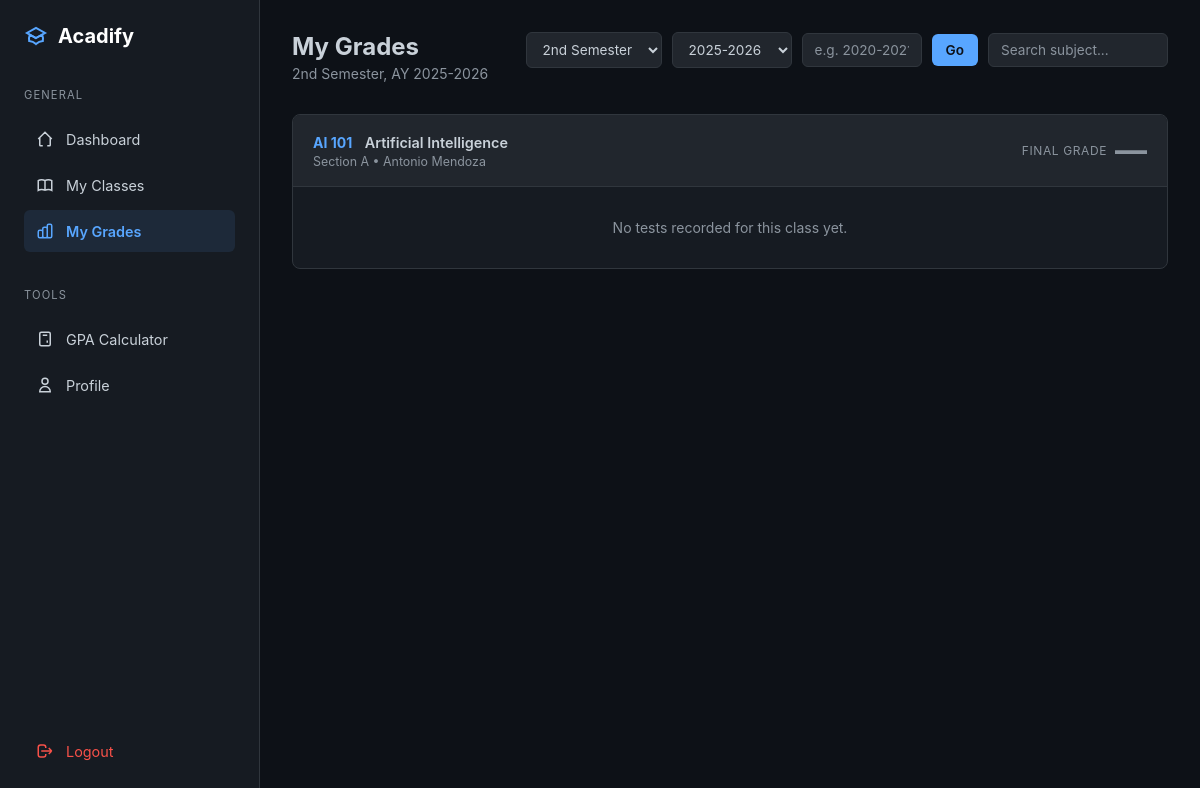
The page /student/grades (signed in) on the database its author committed.
### models.py (models this page shows, shortened)
class Class(db.Model):
    __tablename__ = 'class'
    id = db.Column(db.Integer, primary_key=True)
    subject_id = db.Column(db.Integer, db.ForeignKey('subject.id'), nullable=True)
    subject_name = db.Column(db.String(200), nullable=True)
    subject_code = db.Column(db.String(20), nullable=True)
    units = db.Column(db.Integer, nullable=True)
    teacher_id = db.Column(db.Integer, db.ForeignKey('teacher.id'), nullable=False)
    section = db.Column(db.String(20), nullable=True)
    schedule = db.Column(db.String(100), nullable=True)
    room = db.Column(db.String(50), nullable=True)
    school_year = db.Column(db.String(20), nullable=False)
    semester = db.Column(db.String(20), nullable=False)
    max_students = db.Column(db.Integer, default=40)
    grading_formula = db.Column(db.Text, nullable=True)
    grade_conversion_table = db.Column(db.Text, nullable=True)
    department = db.Column(db.String(100), nullable=True)
    program = db.Column(db.String(100), nullable=True)
    year_level = db.Column(db.String(20), nullable=True)
    created_at = db.Column(db.DateTime, default=datetime.utcnow)
    enrollments = db.relationship('Enrollment', backref='class_', lazy='dynamic', cascade='all, delete-orphan')
    tests = db.relationship('Test', backref='class_', lazy='dynamic', cascade='all, delete-orphan')
    @property
    def effective_subject_name(self):
        if self.subject_name:
            return self.subject_name
        elif self.subject_id and self.subject:
            return self.subject.name
        return "Unnamed Subject"
    @property
    def effective_subject_code(self):
        if self.subject_code:
            return self.subject_code
        elif self.subject_id and self.subject:
            return self.subject.code
        return "N/A"
    def get_grading_formula(self):
        if self.grading_formula:
            try:
                return json.loads(self.grading_formula)
            except json.JSONDecodeError:
                pass

class Teacher(db.Model):
    __tablename__ = 'teacher'
    id = db.Column(db.Integer, primary_key=True)
    user_id = db.Column(db.Integer, db.ForeignKey('user.id'), nullable=False, unique=True)
    employee_number = db.Column(db.String(50), unique=True, nullable=False, index=True)
    first_name = db.Column(db.String(100), nullable=False)
    last_name = db.Column(db.String(100), nullable=False)
    department = db.Column(db.String(100), nullable=False)
    specialization = db.Column(db.String(200), nullable=True)
    created_at = db.Column(db.DateTime, default=datetime.utcnow)
    classes = db.relationship('Class', backref='teacher', lazy='dynamic')
    def get_full_name(self):
        return f"{self.first_name} {self.last_name}"

### blueprints/student/routes.py (the view, shortened to what this page needs)
@student_bp.route('/grades')
@student_required
def my_grades():
    student = current_user.student_profile
    current_school_year = Config.get_current_school_year()
    current_semester = Config.get_current_semester()
    selected_year = request.args.get('year')
    selected_semester = request.args.get('semester')
    if not selected_year or selected_year == 'all':
        selected_year = current_school_year
    if not selected_semester or selected_semester == 'all':
        selected_semester = current_semester
    from datetime import datetime as dt
    all_enrollments_years = Enrollment.query.filter_by(
        student_id=student.id
    ).join(Class).with_entities(Class.school_year).distinct().all()
    actual_years = set(row.school_year for row in all_enrollments_years)
    current_year_num = dt.now().year
    buffer_years = {f"{y}-{y+1}" for y in range(current_year_num - 3, current_year_num + 2)}
    available_years = sorted(list(actual_years | buffer_years), reverse=True)
    enrollments = Enrollment.query.filter_by(
        student_id=student.id
    ).join(Class).filter(
        Class.school_year == selected_year,
        Class.semester == selected_semester
    ).all()
    classes_data = []
    for enrollment in enrollments:
        cls = enrollment.class_
        tests = Test.query.filter_by(
            class_id=cls.id
        ).order_by(Test.test_date, Test.created_at).all()
        formula = cls.get_grading_formula()
        formula_components = formula.get('components', []) if formula else []
        component_weights = {c['name']: c['weight'] for c in formula_components}
        test_grades = {}
        classes_data.append({
            'class': cls,
            'enrollment': enrollment,
            'tests': tests,
            'test_grades': test_grades,          # test.id -> grade data dict
            'component_weights': component_weights,  # component_name -> weight %
            'formula_components': formula_components,  # Full formula structure
            'final_grade': enrollment.final_grade
        })
    return render_template(
        'student/my_grades.html',
        student=student,
        classes_data=classes_data,
        available_years=available_years,
        selected_year=selected_year,
        selected_semester=selected_semester,
        current_school_year=current_school_year,
        current_semester=current_semester
    )

### templates/student/my_grades.html (shortened to what this page needs)
<!DOCTYPE html>
<html lang="en">
<head>
</head>
<body>
    <nav class="sidebar">
        <div class="logo">
            <svg viewBox="0 0 24 24" fill="none">
                <path stroke-width="2" d="M12 14l9-5-9-5-9 5 9 5z"/>
                <path stroke-width="2" d="M12 14l6.16-3.422a12.083 12.083 0 01.665 6.479A11.952 11.952 0 0012 20.055a11.952 11.952 0 00-6.824-2.998 12.078 12.078 0 01.665-6.479L12 14z"/>
            </svg>
            <span>Acadify</span>
        </div>
        <div class="nav-group">
            <span class="nav-label">General</span>
            <a href="{{ url_for('student.dashboard') }}" class="nav-item">
                <svg class="icon" viewBox="0 0 24 24"><path stroke-width="2" d="M3 12l2-2m0 0l7-7 7 7M5 10v10a1 1 0 001 1h3m10-11l2 2m-2-2v10a1 1 0 01-1 1h-3"/></svg>
                <span>Dashboard</span>
            </a>
            <a href="{{ url_for('student.my_classes') }}" class="nav-item">
                <svg class="icon" viewBox="0 0 24 24"><path stroke-width="2" d="M12 6.253v13m0-13C10.832 5.477 9.246 5 7.5 5S4.168 5.477 3 6.253v13C4.168 18.477 5.754 18 7.5 18s3.332.477 4.5 1.253m0-13C13.168 5.477 14.754 5 16.5 5c1.747 0 3.332.477 4.5 1.253v13C19.832 18.477 18.247 18 16.5 18c-1.746 0-3.332.477-4.5 1.253"/></svg>
                <span>My Classes</span>
            </a>
            <a href="{{ url_for('student.my_grades') }}" class="nav-item active">
                <svg class="icon" viewBox="0 0 24 24"><path stroke-width="2" d="M9 19v-6a2 2 0 00-2-2H5a2 2 0 00-2 2v6a2 2 0 002 2h2a2 2 0 002-2zm0 0V9a2 2 0 012-2h2a2 2 0 012 2v10m-6 0a2 2 0 002 2h2a2 2 0 002-2m0 0V5a2 2 0 012-2h2a2 2 0 012 2v14a2 2 0 01-2 2h-2a2 2 0 01-2-2z"/></svg>
                <span>My Grades</span>
            </a>
        </div>
        <div class="nav-group">
            <span class="nav-label">Tools</span>
            <a href="{{ url_for('student.gpa_calculator') }}" class="nav-item">
                <svg class="icon" viewBox="0 0 24 24"><path stroke-width="2" d="M9 7h6m0 10v-3m-3 3h.01M9 17h.01M9 14h.01M12 14h.01M15 11h.01M12 11h.01M9 11h.01M7 21h10a2 2 0 002-2V5a2 2 0 00-2-2H7a2 2 0 00-2 2v14a2 2 0 002 2z"/></svg>
                <span>GPA Calculator</span>
            </a>
            <a href="{{ url_for('student.profile') }}" class="nav-item">
                <svg class="icon" viewBox="0 0 24 24"><path stroke-width="2" d="M16 7a4 4 0 11-8 0 4 4 0 018 0zM12 14a7 7 0 00-7 7h14a7 7 0 00-7-7z"/></svg>
                <span>Profile</span>
            </a>
        </div>
        <a href="{{ url_for('auth.logout') }}" class="nav-item logout" style="margin-top: auto;">
            <svg class="icon" viewBox="0 0 24 24"><path stroke-width="2" d="M17 16l4-4m0 0l-4-4m4 4H7m6 4v1a3 3 0 01-3 3H6a3 3 0 01-3-3V7a3 3 0 013-3h4a3 3 0 013 3v1"/></svg>
            <span>Logout</span>
        </a>
    </nav>
    <main class="main-content">
        <div class="page-header">
            <div>
                <h1>My Grades</h1>
                <p>{{ selected_semester }}, AY {{ selected_year }}</p>
            </div>
            <div class="filter-bar">
                <select class="filter-select" id="semesterFilter" onchange="applyFilters()">
                    <option value="2nd Semester" {% if selected_semester == '2nd Semester' %}selected{% endif %}>2nd Semester</option>
                </select>
                <select class="filter-select" id="yearFilter" onchange="applyFilters()">
                    {% for year in available_years %}
                    <option value="{{ year }}" {% if year == selected_year %}selected{% endif %}>{{ year }}</option>
                    {% endfor %}
                </select>
                <input type="text"
                       class="custom-year-input"
                       id="customYearInput"
                       placeholder="e.g. 2020-2021"
                       title="Jump to a specific year">
                <button class="filter-btn" onclick="jumpToCustomYear()">Go</button>
                <input type="text"
                       class="search-input"
                       id="searchInput"
                       placeholder="Search subject..."
                       oninput="searchCards()">
            </div>
        </div>
        {% if classes_data %}
        <div class="classes-list" id="classList">
            {% for item in classes_data %}
            <div class="class-card" data-subject="{{ item.class.effective_subject_name | lower }} {{ item.class.effective_subject_code | lower }}">
                <div class="class-card-header">
                    <div class="class-card-title">
                        <div>
                            <div>
                                <span class="class-code">{{ item.class.effective_subject_code }}</span>
                                <span class="class-name" style="margin-left: 8px;">{{ item.class.effective_subject_name }}</span>
                            </div>
                            <div class="class-section">
                                {% if item.class.section %}Section {{ item.class.section }} &bull; {% endif %}
                                {% if item.class.teacher %}{{ item.class.teacher.get_full_name() }}{% else %}No teacher assigned{% endif %}
                            </div>
                        </div>
                    </div>
                    <div class="final-grade-badge">
                        <span class="final-grade-label">Final Grade</span>
                        {% if item.final_grade is not none %}
                            <span class="final-grade-value {% if item.final_grade <= 3.0 %}passing{% else %}failing{% endif %}">
                                {{ "%.2f"|format(item.final_grade) }}
                            </span>
                        {% else %}
                            <span class="final-grade-value pending">—</span>
                        {% endif %}
                    </div>
                </div>
                <div class="spreadsheet-wrapper">
                    {% if item.tests %}
                    <table class="grade-table">
                        <thead>
                            <tr>
                                {% for test in item.tests %}
                                <th class="test-col">{{ test.title }}</th>
                                {% endfor %}
                                <th class="final-col">Final Grade</th>
                                <th class="status-col">Status</th>
                            </tr>
                        </thead>
                        <tbody>
                            <tr>
                                {% for test in item.tests %}
                                {% set grade_data = item.test_grades.get(test.id) %}
                                <td class="grade-cell">
                                    {% if grade_data and grade_data.final_grade is not none %}
                                        <button class="score-btn has-grade"
                                                onclick="openModal(this)"
                                                data-test-title="{{ test.title }}"
                                                data-class-name="{{ item.class.effective_subject_code }} - {{ item.class.effective_subject_name }}"
                                                data-final-grade="{{ grade_data.final_grade }}"
                                                data-percentage="{{ grade_data.calculated_percentage if grade_data.calculated_percentage else '' }}"
                                                data-is-overridden="{{ 'true' if grade_data.is_overridden else 'false' }}"
                                                data-override-reason="{{ grade_data.override_reason if grade_data.override_reason else '' }}"
                                                data-component-scores='{{ grade_data.component_scores | tojson }}'
                                                data-component-weights='{{ item.component_weights | tojson }}'
                                                data-formula-components='{{ item.formula_components | tojson }}'>
                                            {{ "%.2f"|format(grade_data.final_grade) }}
                                        </button>
                                    {% else %}
                                        <button class="score-btn no-grade"
                                                onclick="openModal(this)"
                                                data-test-title="{{ test.title }}"
                                                data-class-name="{{ item.class.effective_subject_code }} - {{ item.class.effective_subject_name }}"
                                                data-final-grade=""
                                                data-percentage=""
                                                data-is-overridden="false"
                                                data-override-reason=""
                                                data-component-scores='{}'
                                                data-component-weights='{{ item.component_weights | tojson }}'
                                                data-formula-components='{{ item.formula_components | tojson }}'>
                                            —
                                        </button>
                                    {% endif %}
                                </td>
                                {% endfor %}
                                <td class="grade-cell">
                                    {% if item.final_grade is not none %}
                                        <span style="font-weight: 700; color: {% if item.final_grade <= 3.0 %}var(--success-green){% else %}var(--danger-red){% endif %};">
                                            {{ "%.2f"|format(item.final_grade) }}
                                        </span>
                                    {% else %}
                                        <span style="color: var(--text-dim);">—</span>
                                    {% endif %}
                                </td>
                                <td class="status-cell">
                                    {% if item.final_grade is not none %}
                                        {% if item.final_grade <= 3.0 %}
                                            <span class="status-passed">Passed</span>
                                        {% else %}
                                            <span class="status-failed">Failed</span>
                                        {% endif %}
                                    {% else %}
                                        <span class="status-pending">In Progress</span>
                                    {% endif %}
                                </td>
                            </tr>
                        </tbody>
                    </table>
                    {% else %}
                    <div class="no-tests-msg">No tests recorded for this class yet.</div>
                    {% endif %}
                </div>
            </div>
            {% endfor %}
        </div>
        {% endif %}
    </main>
</body>
</html>

### rows shown on the page
Class: class.effective_subject_code "AI 101", class.effective_subject_name "Artificial Intelligence", class.section "A"
Teacher: class.teacher.get_full_name "Antonio Mendoza"

### other values the page prints
{{ selected_semester }} "2nd Semester"
{{ selected_year }} "2025-2026"
form field value "2025-2026"
